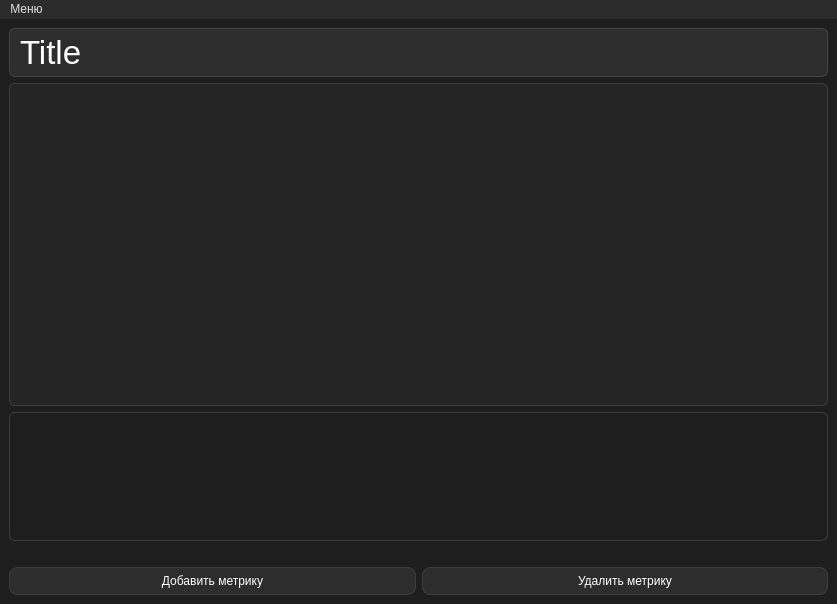
<?xml version="1.0" encoding="UTF-8"?>
<ui version="4.0">
 <class>MainWindow</class>
 <widget class="QMainWindow" name="MainWindow">
  <property name="geometry">
   <rect>
    <x>0</x>
    <y>0</y>
    <width>837</width>
    <height>604</height>
   </rect>
  </property>
  <property name="windowTitle">
   <string>Заметки</string>
  </property>
  <property name="styleSheet">
   <string notr="true">/* ====== Главное окно ====== */
QMainWindow {
    background-color: #1e1e1e; /* Тёмный фон */
    color: #e0e0e0;
}

/* ====== Меню ====== */
QMenuBar {
    background-color: #2c2c2c;
    color: #e0e0e0;
}
QMenuBar::item:selected {
    background-color: #3d3d3d;
}
QMenu {
    background-color: #2c2c2c;
    color: #e0e0e0;
}
QMenu::item:selected {
    background-color: #3d3d3d;
}

/* ====== Кнопки ====== */
QPushButton {
    background-color: #2d2d2d;
    color: #ffffff;
    border: 1px solid #3d3d3d;
    border-radius: 8px;
    padding: 6px 12px;
}
QPushButton:hover {
    background-color: #3c3c3c;
}
QPushButton:pressed {
    background-color: #007acc;
    border: 1px solid #005f99;
}

/* ====== Поле ввода (QLineEdit) ====== */
QLineEdit {
    background-color: #2d2d2d;
    color: #ffffff;
    border: 1px solid #444;
    border-radius: 6px;
    padding: 4px 8px;
}

/* ====== QTextEdit ====== */
QTextEdit {
    background-color: #252525;
    color: #e0e0e0;
    border: 1px solid #3d3d3d;
    border-radius: 6px;
    padding: 6px;
}

/* ====== Таблица ====== */
QTableWidget {
    background-color: #1e1e1e;
    color: #e0e0e0;
    border: 1px solid #3d3d3d;
    border-radius: 6px;
    gridline-color: #444;
}
QHeaderView::section {
    background-color: #2c2c2c;
    color: #e0e0e0;
    padding: 4px;
    border: none;
}
QTableWidget QTableCornerButton::section {
    background-color: #2c2c2c;
    border: none;
}

/* ====== Scrollbars ====== */
QScrollBar:vertical {
    background: #2c2c2c;
    width: 12px;
    margin: 0px;
}
QScrollBar::handle:vertical {
    background: #555;
    border-radius: 6px;
}
QScrollBar::handle:vertical:hover {
    background: #777;
}

QScrollBar:horizontal {
    background: #2c2c2c;
    height: 12px;
    margin: 0px;
}
QScrollBar::handle:horizontal {
    background: #555;
    border-radius: 6px;
}
QScrollBar::handle:horizontal:hover {
    background: #777;
}
</string>
  </property>
  <widget class="QWidget" name="centralwidget">
   <layout class="QVBoxLayout" name="verticalLayout" stretch="1,5,2,0,0">
    <item>
     <widget class="QLineEdit" name="title">
      <property name="font">
       <font>
        <pointsize>25</pointsize>
       </font>
      </property>
      <property name="styleSheet">
       <string notr="true"/>
      </property>
      <property name="text">
       <string>Title</string>
      </property>
     </widget>
    </item>
    <item>
     <widget class="QTextEdit" name="textEdit"/>
    </item>
    <item>
     <widget class="QTableWidget" name="tableWidget">
      <attribute name="horizontalHeaderStretchLastSection">
       <bool>true</bool>
      </attribute>
      <attribute name="verticalHeaderVisible">
       <bool>false</bool>
      </attribute>
      <attribute name="verticalHeaderStretchLastSection">
       <bool>true</bool>
      </attribute>
     </widget>
    </item>
    <item>
     <spacer name="verticalSpacer">
      <property name="orientation">
       <enum>Qt::Orientation::Vertical</enum>
      </property>
      <property name="sizeHint" stdset="0">
       <size>
        <width>20</width>
        <height>20</height>
       </size>
      </property>
     </spacer>
    </item>
    <item>
     <layout class="QHBoxLayout" name="horizontalLayout">
      <item>
       <widget class="QPushButton" name="addMetricBtn">
        <property name="text">
         <string>Добавить метрику</string>
        </property>
       </widget>
      </item>
      <item>
       <widget class="QPushButton" name="delMetricBtn">
        <property name="text">
         <string>Удалить метрику</string>
        </property>
       </widget>
      </item>
     </layout>
    </item>
   </layout>
  </widget>
  <widget class="QMenuBar" name="menubar">
   <property name="geometry">
    <rect>
     <x>0</x>
     <y>0</y>
     <width>837</width>
     <height>21</height>
    </rect>
   </property>
   <widget class="QMenu" name="Menu">
    <property name="title">
     <string>Меню</string>
    </property>
    <addaction name="actionShowChart"/>
    <addaction name="actionSelectDay"/>
    <addaction name="actionAddMetric"/>
    <addaction name="actionSaveNote"/>
    <addaction name="actionDeleteNote"/>
   </widget>
   <addaction name="Menu"/>
  </widget>
  <action name="actionShowChart">
   <property name="text">
    <string>Показать график</string>
   </property>
  </action>
  <action name="actionSelectDay">
   <property name="text">
    <string>Выбрать день</string>
   </property>
  </action>
  <action name="actionAddMetric">
   <property name="text">
    <string>Добавить метрику</string>
   </property>
  </action>
  <action name="actionSaveNote">
   <property name="text">
    <string>Сохранить заметку</string>
   </property>
  </action>
  <action name="actionDeleteNote">
   <property name="text">
    <string>Удалить заметку</string>
   </property>
  </action>
 </widget>
 <tabstops>
  <tabstop>title</tabstop>
  <tabstop>tableWidget</tabstop>
  <tabstop>delMetricBtn</tabstop>
  <tabstop>addMetricBtn</tabstop>
  <tabstop>textEdit</tabstop>
 </tabstops>
 <resources/>
 <connections/>
</ui>
